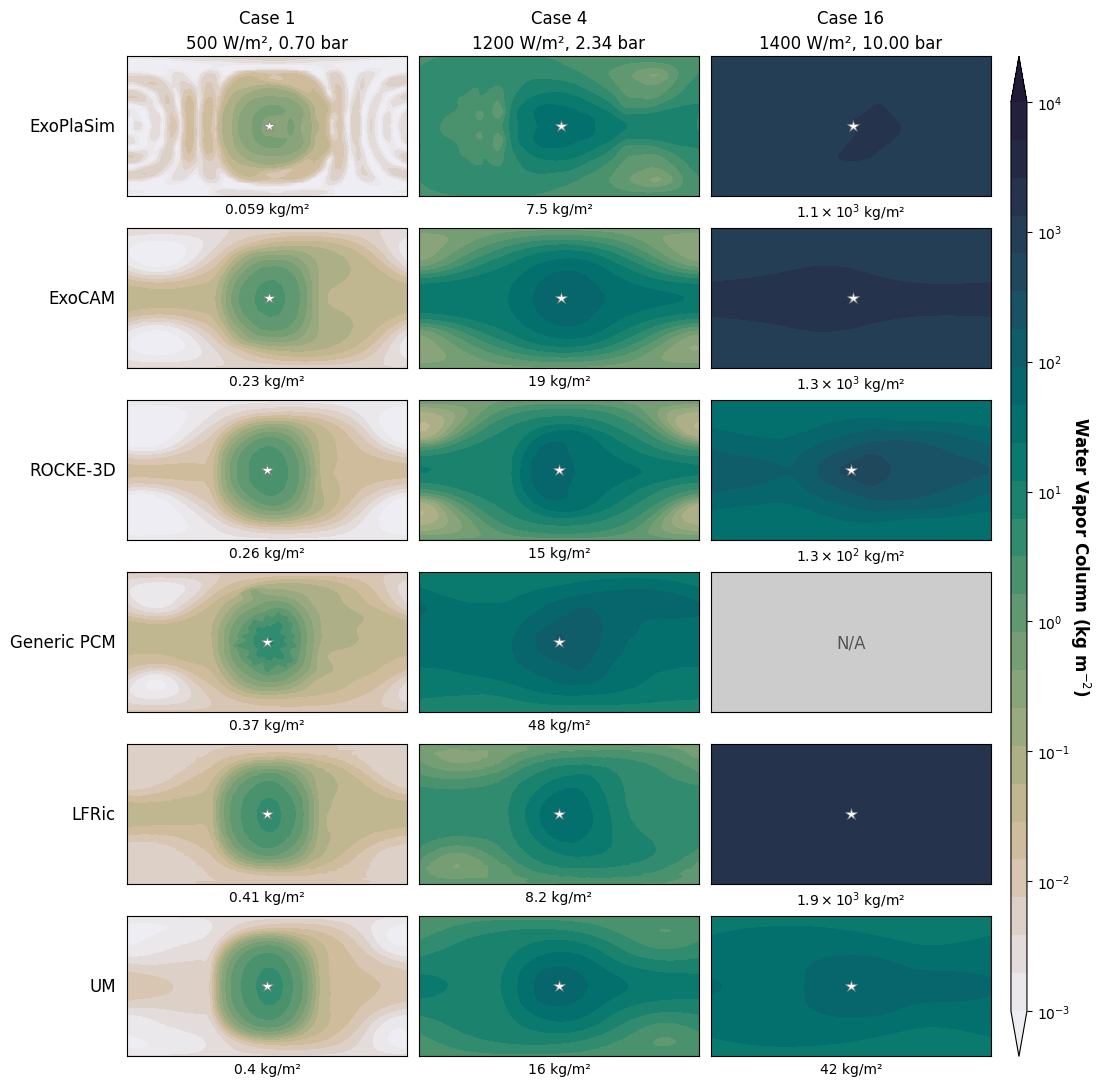

Recreate this plot in Python.
#
# Comparison for SAMOSA Selected Cases: Water Vapor Column
#
import netCDF4
import numpy as np
import matplotlib.pyplot as plt
import matplotlib.colors as colors
import cmocean
import os, sys
sys.path.insert(0, os.path.join(os.path.dirname(os.path.abspath(__file__)), '..', 'allcases'))
import um_clero as uc

# Axis labels in bold, and set a little clear of the tick labels
plt.rcParams['axes.labelweight'] = 'bold'
plt.rcParams['axes.labelpad'] = 8


def roll_to_180(data, lon):
    """Roll a (lat, lon) field and its lon vector from [0, 360) to [-180, 180)."""
    idx = np.searchsorted(lon, 180.0)
    lon_out  = np.concatenate([lon[idx:] - 360.0, lon[:idx]])
    data_out = np.concatenate([data[..., idx:], data[..., :idx]], axis=-1)
    return data_out, lon_out


def read_nc(path, var, lat_var='lat', lon_var='lon', avg_axis=None, offset=0.0, scale=1.0):
    """Read a variable from NetCDF, optionally time-averaging along avg_axis."""
    with netCDF4.Dataset(path) as ds:
        raw  = ds.variables[var]
        data = (np.average(raw, axis=avg_axis) if avg_axis is not None else np.array(raw))
        data = data * scale + offset
        lat  = np.array(ds.variables[lat_var])
        lon  = np.array(ds.variables[lon_var])
    return data, lat, lon


def _fmt_wv(x):
    s = f'{x:.2g}'
    if 'e' in s:
        coeff, exp_str = s.split('e')
        return f'${coeff}\\times10^{{{int(exp_str)}}}$ kg/m²'
    return f'{s} kg/m²'


# ---- ExoCAM --------------------------------------------------------
_d = '/models/data/samosa/exocam'
wv_exocam1,  lat_exocam, lon_exocam = read_nc(f'{_d}/samosa1.cam.h0.avg.nc',  'TMQ', avg_axis=0)
wv_exocam4,           _,          _ = read_nc(f'{_d}/samosa4.cam.h0.avg.nc',  'TMQ', avg_axis=0)
wv_exocam16,          _,          _ = read_nc(f'{_d}/samosa16.cam.h0.avg.nc', 'TMQ', avg_axis=0)

# ---- ExoPlaSim -----------------------------------------------------
_d = '/models/data/samosa/exoplasim/full_t21_synchronous__3000teff_15day'
wv_plasim1,  lat_plasim, lon_plasim = read_nc(
    f'{_d}/t21_synchronous_0.70pn2_flux500_400.0co2_3000teff_15day.nc',   'prw', avg_axis=0)
wv_plasim4,           _,          _ = read_nc(
    f'{_d}/t21_synchronous_2.34pn2_flux1200_400.0co2_3000teff_15day.nc',  'prw', avg_axis=0)
wv_plasim16,          _,          _ = read_nc(
    f'{_d}/t21_synchronous_10.00pn2_flux1400_400.0co2_3000teff_15day.nc', 'prw', avg_axis=0)

wv_plasim1,  lon_plasim_s = roll_to_180(wv_plasim1,  lon_plasim)
wv_plasim4,            _  = roll_to_180(wv_plasim4,  lon_plasim)
wv_plasim16,           _  = roll_to_180(wv_plasim16, lon_plasim)

# ---- ROCKE-3D ------------------------------------------------------
_d = '/models/data/samosa/rocke3d'
wv_r3d1,  lat_r3d, lon_r3d = read_nc(f'{_d}/rocke_01q.nc', 'qatm')
wv_r3d4,         _,       _ = read_nc(f'{_d}/rocke_04q.nc', 'qatm')
wv_r3d16,        _,       _ = read_nc(f'{_d}/rocke_16q.nc', 'qatm')

wv_r3d1,  lon_r3d_s = roll_to_180(wv_r3d1,  lon_r3d)
wv_r3d4,          _ = roll_to_180(wv_r3d4,  lon_r3d)
wv_r3d16,         _ = roll_to_180(wv_r3d16, lon_r3d)

# Substellar point is at native lon=180; rotate 180° to center it at lon=0
_lon = lon_r3d_s + 180.0
_lon[_lon >= 180.0] -= 360.0
_idx = np.argsort(_lon)
lon_r3d_s = _lon[_idx]
wv_r3d1, wv_r3d4, wv_r3d16 = wv_r3d1[:, _idx], wv_r3d4[:, _idx], wv_r3d16[:, _idx]

# ---- LFRic ---------------------------------------------------------
_d = '/models/data/samosa/lfric'
wv_lfric1, lat_lfric, lon_lfric = read_nc(f'{_d}/lfric_samosa_case01.nc', 'tot_col_m_v')
wv_lfric4,          _,        _ = read_nc(f'{_d}/lfric_samosa_case04.nc', 'tot_col_m_v')
wv_lfric16,         _,        _ = read_nc(f'{_d}/lfric_samosa_case16.nc', 'tot_col_m_v')

wv_lfric1, lon_lfric_s = roll_to_180(wv_lfric1, lon_lfric)
wv_lfric4,           _ = roll_to_180(wv_lfric4, lon_lfric)
wv_lfric16,          _ = roll_to_180(wv_lfric16, lon_lfric)

# ---- Generic PCM ---------------------------------------------------
_d = '/models/data/samosa/genericpcm/OHT_off'
wv_pcm1,  lat_pcm, lon_pcm = read_nc(
    f'{_d}/case-1/SAMOSA_output_file_Generic_PCM_case-1_OHT_off.nc',
    'water_vapor_column', lat_var='latitude', lon_var='longitude')
wv_pcm4,         _,       _ = read_nc(
    f'{_d}/case-4/SAMOSA_output_file_Generic_PCM_case-4_OHT_off.nc',
    'water_vapor_column', lat_var='latitude', lon_var='longitude')
# Case 16 is not converged in the Generic PCM (see SAMOSA_summary.pdf) and is omitted

# ---- Figure --------------------------------------------------------
contourmin, contourmax, numcontours = 1e-3, 1e4, 25
levels = np.logspace(np.log10(contourmin), np.log10(contourmax), numcontours)
norm   = colors.LogNorm(vmin=contourmin, vmax=contourmax)
cm     = cmocean.cm.rain

# panels[row][col] = (lon, lat, data) or None for unavailable cases; row = model, col = case
row_titles  = ['ExoPlaSim', 'ExoCAM', 'ROCKE-3D', 'Generic PCM', 'LFRic', 'UM']
case_labels = ['Case 1\n500 W/m², 0.70 bar',
               'Case 4\n1200 W/m², 2.34 bar',
               'Case 16\n1400 W/m², 10.00 bar']

panels = [
    # ExoPlaSim
    [(lon_plasim_s, lat_plasim,  wv_plasim1),  (lon_plasim_s, lat_plasim,  wv_plasim4),  (lon_plasim_s, lat_plasim,  wv_plasim16) ],
    # ExoCAM (substellar point at lon=180)
    [(lon_exocam,   lat_exocam,  wv_exocam1,  180.), (lon_exocam,   lat_exocam,  wv_exocam4,  180.), (lon_exocam,   lat_exocam,  wv_exocam16, 180.) ],
    # ROCKE-3D
    [(lon_r3d_s,    lat_r3d,     wv_r3d1),     (lon_r3d_s,    lat_r3d,     wv_r3d4),     (lon_r3d_s,    lat_r3d,     wv_r3d16)    ],
    # Generic PCM (no OHT; Case 16 not converged)
    [(lon_pcm,      lat_pcm,     wv_pcm1),     (lon_pcm,      lat_pcm,     wv_pcm4),     None                                     ],
    # LFRic
    [(lon_lfric_s,  lat_lfric,   wv_lfric1),   (lon_lfric_s,  lat_lfric,   wv_lfric4),   (lon_lfric_s,  lat_lfric,   wv_lfric16)     ],
    # UM: no column is submitted, so um_map integrates the specific humidity
    [uc.um_map(c, 'wv') for c in (1, 4, 16)],
]

TITLE_FS = 12   # case headers and model labels
MEAN_FS  = 10   # per-panel global mean xlabel
NA_FS    = 12   # N/A placeholder text
CB_FS    = 10   # colorbar ticks; its label is set at TITLE_FS

# Models in rows and cases in columns, as in Figures 11-13, so each map gets a
# third of the width rather than a sixth. Placed by hand in inches, at about
# print size, with the colorbar on its own axes at right as in Figures 3-7.
# The boxes are 2:1, so each map fills its box rather than taking equal
# aspect: grids that stop at cell centres (PlaHab, ExoCAM) would otherwise
# shrink out of line, and the stretch is at most 3%.
MAP_W, MAP_H     = 2.8, 1.4
COL_GAP, ROW_GAP = 0.12, 0.32
LEFT, TOP, BOT   = 1.2, 0.6, 0.35
CB_GAP, CB_W     = 0.2, 0.16
nrows, ncols     = len(panels), len(case_labels)
fig_w = LEFT + ncols * MAP_W + (ncols - 1) * COL_GAP + CB_GAP + CB_W + 1.0
fig_h = TOP + nrows * MAP_H + (nrows - 1) * ROW_GAP + BOT

def rect(x, y, w, h):
    """Figure-fraction rectangle from inches, with y measured down from the top."""
    return [x / fig_w, 1.0 - (y + h) / fig_h, w / fig_w, h / fig_h]

fig = plt.figure(figsize=(fig_w, fig_h))
ax_array = np.array([[fig.add_axes(rect(LEFT + col * (MAP_W + COL_GAP),
                                        TOP + row * (MAP_H + ROW_GAP), MAP_W, MAP_H))
                      for col in range(ncols)] for row in range(nrows)])

im = None
for row, (row_panels, title) in enumerate(zip(panels, row_titles)):
    for col, panel in enumerate(row_panels):
        ax = ax_array[row, col]
        if panel is None:
            ax.set_facecolor('#cccccc')
            ax.set_xlim(-180, 180)
            ax.set_ylim(-90, 90)
            ax.text(0.5, 0.5, 'N/A', transform=ax.transAxes,
                    ha='center', va='center', fontsize=NA_FS, color='#555555')
        else:
            lon, lat, data = panel[:3]
            ssp_lon = panel[3] if len(panel) > 3 else 0.0
            im = ax.contourf(lon, lat, data, cmap=cm, norm=norm,
                             levels=levels, extend='both')
            ax.plot(ssp_lon, 0, marker='*', color='white', markersize=9,
                    markeredgecolor='gray', markeredgewidth=0.5)
            weights = np.cos(np.radians(lat))
            wv_mean = np.average(np.mean(data, axis=1), weights=weights)
            ax.set_xlabel(_fmt_wv(wv_mean), fontsize=MEAN_FS, fontweight='normal', labelpad=4)
        ax.set_xticks([])
        ax.set_yticks([])
        if row == 0:
            ax.set_title(case_labels[col], fontsize=TITLE_FS, linespacing=1.5)
        if col == 0:
            ax.text(-0.04, 0.5, title, transform=ax.transAxes,
                    ha='right', va='center', fontsize=TITLE_FS)

cax = fig.add_axes(rect(LEFT + ncols * MAP_W + (ncols - 1) * COL_GAP + CB_GAP, TOP,
                        CB_W, nrows * MAP_H + (nrows - 1) * ROW_GAP))
cb = fig.colorbar(im, cax=cax, extend='both',
                  ticks=np.logspace(np.log10(contourmin), np.log10(contourmax),
                                    int(np.log10(contourmax/contourmin)) + 1))
cb.ax.tick_params(labelsize=CB_FS)
cb.ax.get_yaxis().labelpad = 16
cb.set_label('Water Vapor Column (kg m$^{-2}$)', rotation=270, fontsize=TITLE_FS)

fig.savefig('fig_compare_watvap_select.png', bbox_inches='tight')
fig.savefig('fig_compare_watvap_select.eps', bbox_inches='tight')
